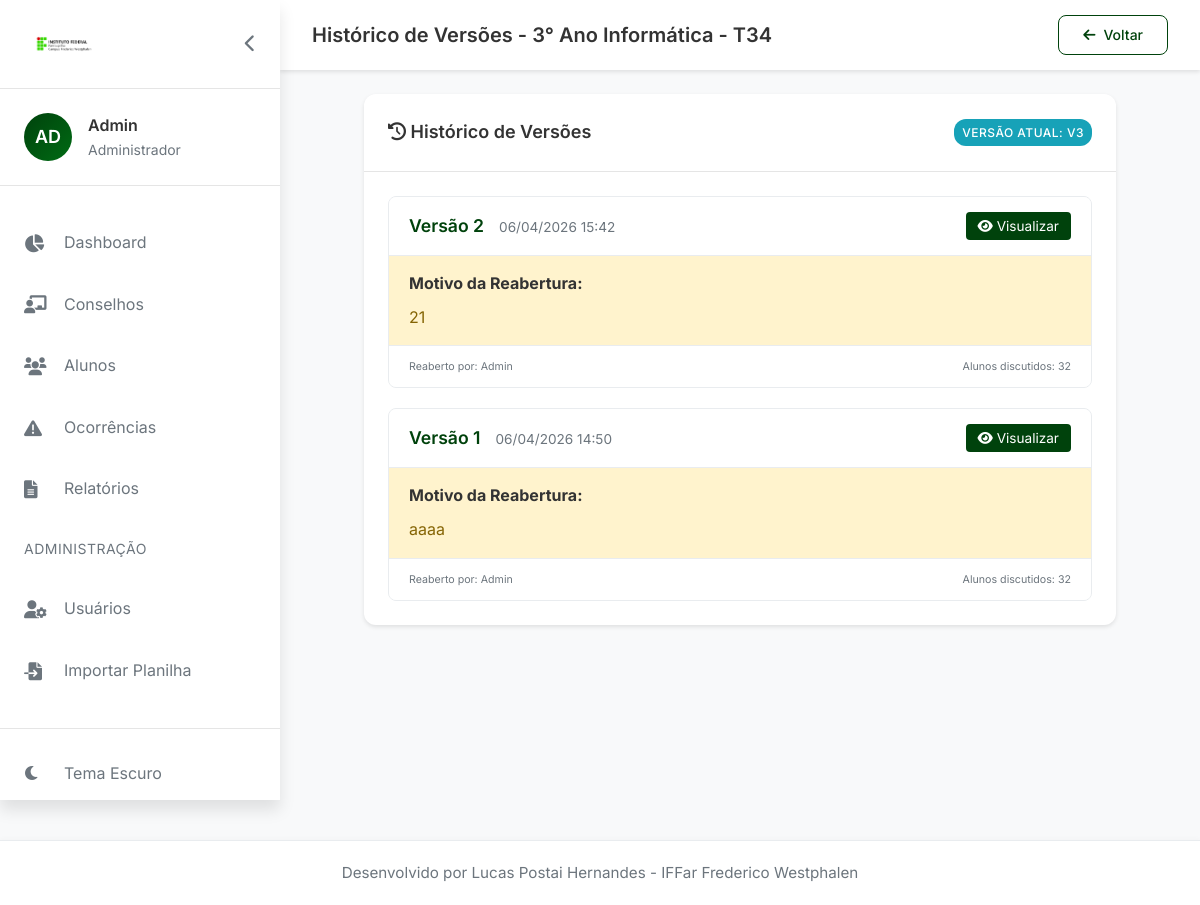
/conselhos/1/versoes (signed in), run on the app's committed database.
### models.py (models this page shows, shortened)
class Usuario(UserMixin, db.Model):
    __tablename__ = 'usuarios'
    id = db.Column(db.Integer, primary_key=True)
    nome = db.Column(db.String(100), nullable=False)
    email = db.Column(db.String(100), unique=True, nullable=False)
    matricula = db.Column(db.String(20), unique=True, nullable=False)
    senha_hash = db.Column(db.String(200))
    role = db.Column(db.String(50), default='professor')
    setor_id = db.Column(db.Integer, db.ForeignKey('setores.id'))
    foto_perfil = db.Column(db.String(200))
    ativo = db.Column(db.Boolean, default=True)
    primeiro_acesso = db.Column(db.Boolean, default=True)
    ultimo_acesso = db.Column(db.DateTime)
    created_at = db.Column(db.DateTime, default=datetime.utcnow)
    setor = db.relationship('Setor', backref='usuarios')
    def is_admin(self):
        return self.role == 'admin'

class Turma(db.Model):
    __tablename__ = 'turmas'
    id = db.Column(db.Integer, primary_key=True)
    nome = db.Column(db.String(50), nullable=False)
    curso = db.Column(db.String(100), nullable=False)
    ano = db.Column(db.Integer, nullable=False)
    turno = db.Column(db.String(20))
    created_at = db.Column(db.DateTime, default=datetime.utcnow)
    alunos = db.relationship('Aluno', back_populates='turma', lazy=True)
    conselhos = db.relationship('Conselho', back_populates='turma', lazy='dynamic')

class Conselho(db.Model):
    __tablename__ = 'conselhos'
    id = db.Column(db.Integer, primary_key=True)
    turma_id = db.Column(db.Integer, db.ForeignKey('turmas.id'))
    ano = db.Column(db.Integer)
    semestre = db.Column(db.Integer)
    tipo = db.Column(db.String(20))
    status = db.Column(db.String(20), default='aberto')
    versao_atual = db.Column(db.Integer, default=1)
    versao_original_id = db.Column(db.Integer, db.ForeignKey('conselho_versoes.id'), nullable=True)
    created_by = db.Column(db.Integer, db.ForeignKey('usuarios.id'))
    created_at = db.Column(db.DateTime, default=datetime.utcnow)
    data_inicio = db.Column(db.DateTime, default=datetime.utcnow)
    data_fim = db.Column(db.DateTime)
    consideracoes_iniciais = db.Column(db.Text)
    observacoes_gerais = db.Column(db.Text)
    ata = db.Column(db.Text)
    turma = db.relationship('Turma', back_populates='conselhos')
    criador = db.relationship('Usuario', backref='conselhos_criados')
    alunos = db.relationship('ConselhoAluno', back_populates='conselho', cascade='all, delete-orphan')
    historico_versoes = db.relationship(
        'ConselhoVersao',
        foreign_keys='ConselhoVersao.conselho_id',
        back_populates='conselho',
        lazy='dynamic'
    )
    versao_original = db.relationship(
        'ConselhoVersao',
        foreign_keys=[versao_original_id],
        back_populates='conselhos_originais'
    )

class ConselhoVersao(db.Model):
    __tablename__ = 'conselho_versoes'
    id = db.Column(db.Integer, primary_key=True)
    conselho_id = db.Column(db.Integer, db.ForeignKey('conselhos.id'))
    versao = db.Column(db.Integer, nullable=False)
    motivo_reabertura = db.Column(db.Text)
    data_reabertura = db.Column(db.DateTime, default=datetime.utcnow)
    reaberto_por = db.Column(db.Integer, db.ForeignKey('usuarios.id'))
    consideracoes_iniciais = db.Column(db.Text)
    observacoes_gerais = db.Column(db.Text)
    ata = db.Column(db.Text)
    data_fim = db.Column(db.DateTime)
    reabridor = db.relationship('Usuario', backref='conselhos_reabertos')
    alunos = db.relationship('ConselhoAlunoVersao', back_populates='versao', cascade='all, delete-orphan')

### app.py (the view)
@app.route('/conselhos/<int:id>/versoes')
@login_required
def ver_versoes_conselho(id):
    conselho = Conselho.query.get_or_404(id)
    versoes = conselho.historico_versoes.order_by(ConselhoVersao.versao.desc()).all()
    return render_template('conselhos/versoes.html',
                         conselho=conselho,
                         versoes=versoes)

### app.py (called while the page is built)
@login_manager.user_loader
def load_user(user_id):
    return Usuario.query.get(int(user_id))

    def __call__(self, environ, start_response):
        path = environ.get('PATH_INFO', '')
        if path == '/':
            start_response('302 Found', [('Location', self.prefix + '/')])
            return []
        if path.startswith(self.prefix):
            environ['PATH_INFO'] = path[len(self.prefix):]
            if not environ['PATH_INFO']:
                environ['PATH_INFO'] = '/'
            environ['SCRIPT_NAME'] = self.prefix
        return self.app(environ, start_response)

### templates/conselhos/versoes.html (shortened to what this page needs)
{% extends "base.html" %}
{% block page_title %}Histórico de Versões - {{ conselho.turma.nome }}{% endblock %}
{% block header_actions %}
<a href="{{ url_for('ver_conselho', id=conselho.id) }}" class="btn btn-outline">
    <i class="fas fa-arrow-left"></i> Voltar
</a>
{% endblock %}
{% block content %}
<div class="versoes-container">
    <div class="card">
        <div class="card-header">
            <h3><i class="fas fa-history"></i> Histórico de Versões</h3>
            <span class="badge badge-info">Versão Atual: v{{ conselho.versao_atual }}</span>
        </div>
        <div class="card-body">
            {% if versoes %}
            <div class="versoes-list">
                {% for versao in versoes %}
                <div class="versao-card">
                    <div class="versao-header">
                        <div class="versao-info">
                            <span class="versao-numero">Versão {{ versao.versao }}</span>
                            <span class="versao-data">{{ versao.data_reabertura.strftime('%d/%m/%Y %H:%M') }}</span>
                        </div>
                        <div class="versao-actions">
                            <a href="{{ url_for('ver_versao_conselho', versao_id=versao.id) }}" class="btn-view">
                                <i class="fas fa-eye"></i> Visualizar
                            </a>
                        </div>
                    </div>
                    <div class="versao-motivo">
                        <strong>Motivo da Reabertura:</strong>
                        <p>{{ versao.motivo_reabertura }}</p>
                    </div>
                    <div class="versao-detalhes">
                        <small>Reaberto por: {{ versao.reabridor.nome }}</small>
                        <small>Alunos discutidos: {{ versao.alunos|length }}</small>
                    </div>
                </div>
                {% endfor %}
            </div>
            {% else %}
            <div class="sem-dados">
                <i class="fas fa-info-circle"></i>
                <p>Nenhuma versão arquivada encontrada.</p>
            </div>
            {% endif %}
        </div>
    </div>
</div>
{% endblock %}

### templates/base.html (shortened to what this page needs)
<!DOCTYPE html>
<html lang="pt-BR" data-theme="light">
<head>
    <link rel="stylesheet" href="https://cdnjs.cloudflare.com/ajax/libs/font-awesome/6.4.0/css/all.min.css">
    <link rel="stylesheet" href="https://cdnjs.cloudflare.com/ajax/libs/font-awesome/6.0.0/css/all.min.css">
    <link rel="stylesheet" href="{{ url_for('static', filename='css/style.css') }}">
    <link rel="stylesheet" href="{{ url_for('static', filename='css/animations.css') }}">
</head>
<body class="{% if current_user.is_authenticated %}authenticated{% endif %}">
    {% if current_user.is_authenticated %}
    <div class="sidebar" id="sidebar">
        <div class="sidebar-header">
            <img src="{{ url_for('static', filename='images/logo-iffar.png') }}" alt="IFFar" class="logo">
            <button class="sidebar-toggle" id="sidebarToggle">
                <i class="fas fa-chevron-left"></i>
            </button>
        </div>
        <div class="user-info">
            <div class="user-avatar">
                {% if current_user.foto_perfil %}
                <img src="{{ url_for('static', filename=current_user.foto_perfil) }}" alt="{{ current_user.nome }}">
                {% else %}
                <div class="avatar-placeholder">
                    {{ current_user.nome[:2] | upper }}
                </div>
                {% endif %}
            </div>
            <div class="user-details">
                <span class="user-name">{{ current_user.nome }}</span>
                <span class="user-role">
                    {% if current_user.role == 'admin' %}Administrador
                    {% elif current_user.role == 'direcao' %}Direção
                    {% elif current_user.role == 'professor' %}Professor
                    {% else %}{{ current_user.role | title }}{% endif %}
                </span>
            </div>
        </div>
        <nav class="sidebar-nav">
            <ul>
                <li class="{% if request.endpoint == 'dashboard' %}active{% endif %}">
                    <a href="{{ url_for('dashboard') }}">
                        <i class="fas fa-chart-pie"></i>
                        <span>Dashboard</span>
                    </a>
                </li>
                <li class="{% if request.endpoint in ['listar_conselhos', 'novo_conselho', 'ver_conselho'] %}active{% endif %}">
                    <a href="{{ url_for('listar_conselhos') }}">
                        <i class="fas fa-chalkboard-teacher"></i>
                        <span>Conselhos</span>
                    </a>
                </li>
                <li class="{% if request.endpoint in ['listar_alunos', 'novo_aluno', 'ver_aluno'] %}active{% endif %}">
                    <a href="{{ url_for('listar_alunos') }}">
                        <i class="fas fa-users"></i>
                        <span>Alunos</span>
                    </a>
                </li>
                <li class="{% if request.endpoint in ['listar_ocorrencias', 'nova_ocorrencia', 'ver_ocorrencia'] %}active{% endif %}">
                    <a href="{{ url_for('listar_ocorrencias') }}">
                        <i class="fas fa-exclamation-triangle"></i>
                        <span>Ocorrências</span>
                    </a>
                </li>
                <li class="{% if request.endpoint == 'relatorios' %}active{% endif %}">
                    <a href="{{ url_for('relatorios') }}">
                        <i class="fas fa-file-alt"></i>
                        <span>Relatórios</span>
                    </a>
                </li>
                {% if current_user.is_admin() %}
                <li class="divider">Administração</li>
                <li class="{% if request.endpoint == 'admin_usuarios' %}active{% endif %}">
                    <a href="{{ url_for('admin_usuarios') }}">
                        <i class="fas fa-user-cog"></i>
                        <span>Usuários</span>
                    </a>
                </li>
                <li class="nav-item">
                    <a href="{{ url_for('importar_planilha') }}" class="nav-link">
                        <i class="fas fa-file-import"></i>
                        Importar Planilha
                    </a>
                </li>
                {% endif %}
            </ul>
        </nav>
        <div class="sidebar-footer">
            <a href="#" id="themeToggle">
                <i class="fas fa-moon"></i>
                <span>Tema Escuro</span>
            </a>
            <a href="{{ url_for('logout') }}">
            </a>
        </div>
    </div>
    <main class="main-content" id="mainContent">
        <header class="content-header">
            <h1>{% block page_title %}{% endblock %}</h1>
            <div class="header-actions">
                {% block header_actions %}{% endblock %}
            </div>
        </header>
        <div class="content-body">
            {% block content %}{% endblock %}
        </div>
    </main>
    {% else %}
    {% block public_content %}{% endblock %}
    {% endif %}
       {% if current_user.is_authenticated %}
            <footer class="app-footer">
                <div class="footer-content">
                    <p>Desenvolvido por Lucas Postai Hernandes - IFFar Frederico Westphalen</p>
                </div>
            </footer>
    {% endif %}
</body>
</html>

### templates/base.html (style rules this page uses)
.app-footer { background: white; border-top: 1px solid #e9ecef; padding: 20px 24px; margin-top: 40px; box-shadow: 0 -2px 4px rgba(0,0,0,0.02); text-align: center; width: 100%; }
.footer-content { max-width: 1200px; margin: 0 auto; color: #6c757d; font-size: 0.95rem; }
.footer-content p { margin: 0; padding: 0; }
html, body { height: 100%; margin: 0; }
body { display: flex; flex-direction: column; min-height: 100vh; }
.main-content { flex: 1 0 auto; }
.app-footer { flex-shrink: 0; }

### templates/conselhos/versoes.html (style rules this page uses)
.versoes-container { padding: 24px; max-width: 800px; margin: 0 auto; }
.versoes-list { display: flex; flex-direction: column; gap: 20px; }
.versao-card { background: #f8f9fa; border-radius: var(--radius-md); border: 1px solid #e9ecef; overflow: hidden; }
.versao-header { background: white; padding: 15px 20px; border-bottom: 1px solid #e9ecef; display: flex; justify-content: space-between; align-items: center; }
.versao-info { display: flex; gap: 15px; align-items: baseline; }
.versao-numero { font-weight: 600; color: var(--primary); font-size: 1.1rem; }
.versao-data { font-size: 0.85rem; color: #6c757d; }
.versao-motivo { padding: 15px 20px; background: #fff3cd; border-bottom: 1px solid #e9ecef; }
.versao-motivo p { margin: 8px 0 0 0; color: #856404; }
.versao-detalhes { padding: 12px 20px; display: flex; justify-content: space-between; font-size: 0.8rem; color: #6c757d; background: white; }
.btn-view { padding: 6px 12px; background: var(--primary); color: white; border-radius: var(--radius-sm); text-decoration: none; font-size: 0.85rem; transition: all 0.2s; }

### data on the page
Usuario: nome "AD", nome "Admin"
Turma: turma.nome "3° Ano Informática - T34"
Conselho: versao_atual "3"
ConselhoVersao: versao "2", data_reabertura "06/04/2026 15:42", motivo_reabertura "21", reabridor.nome "Admin", alunos|length "32"
ConselhoVersao: versao "1", data_reabertura "06/04/2026 14:50", motivo_reabertura "aaaa", reabridor.nome "Admin", alunos|length "32"
